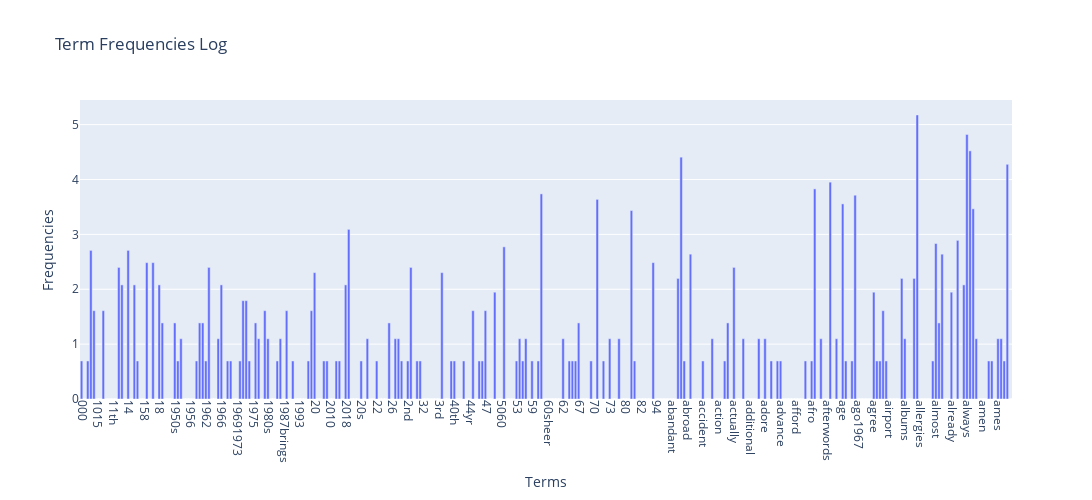

This figure's notebook cell:
### Code cell
# Import necessary libraries
import plotly.graph_objects as go

x_values = count_vect.get_feature_names_out()[:300]
y_values = term_frequencies_log[:300]

# Create a bar plot
fig = go.Figure(data=[go.Bar(x=x_values, y=y_values)])

# Update layout for figure size and x-axis label rotation
fig.update_layout(
    title='Term Frequencies Log',
    xaxis_title='Terms',
    yaxis_title='Frequencies',
    xaxis=dict(tickangle=90),
    width=2000,  
    height=500   
)

# Show the plot
fig.show()

### Figure 1 — Plotly figure (JSON) as saved in the notebook; plotly's stock layout.template omitted (floating-point values rounded to 4 significant figures; data arrays with more than 128 entries replaced by an {"elided": "..."} marker saying what was removed)
{"data": [{"type": "bar", "x": {"elided": "300 str values"}, "y": {"elided": "300 float values"}}], "layout": {"height": 500, "title": {"text": "Term Frequencies Log"}, "width": 2000, "xaxis": {"tickangle": 90, "title": {"text": "Terms"}}, "yaxis": {"title": {"text": "Frequencies"}}}}
